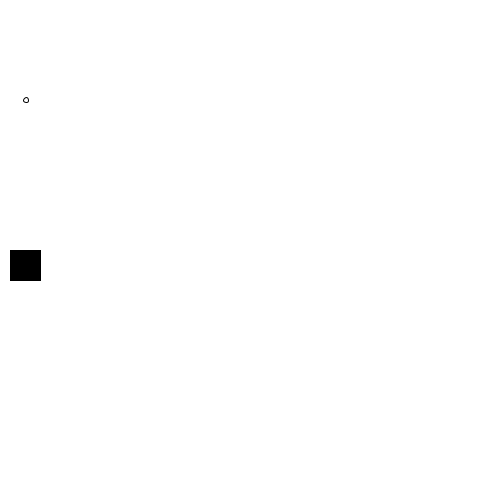
Frame 1 (no input)
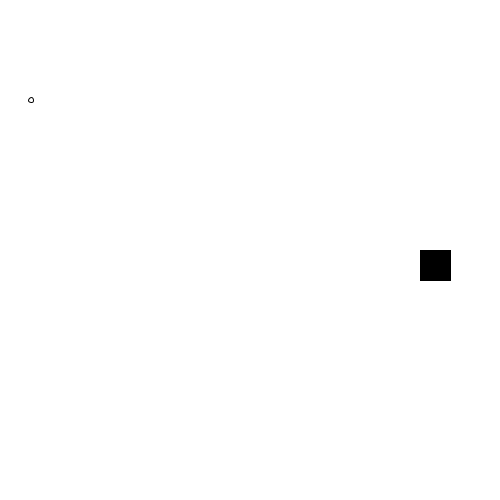
Frame 60 (the mouse pressed at the canvas centre just before this capture)
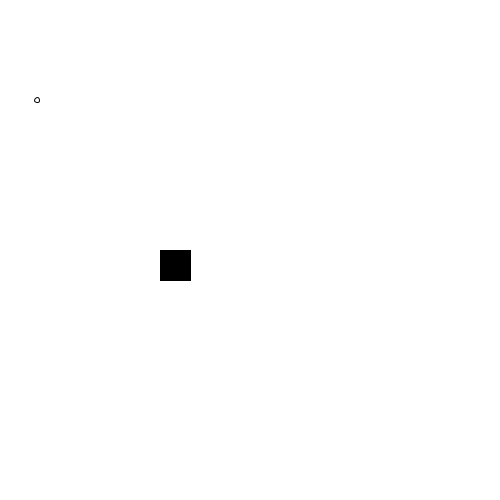
Frame 120 (the mouse held since frame 60 and released just before this capture)

The Processing sketch that drew these frames (run headless with seeded random() and noise(); from frame 60 on, the mouse is pressed at the canvas centre):

// Processing sketch: c_1_writingObjects
// ── c_1_writingObjects.pde
Bubble blagh;
int number = 5;

Square s;

void setup() {
  size(500, 500);
  blagh = new Bubble();

  s = new Square();
}

void draw() {
  background(255);
  blagh.move(); 
  blagh.bounce();
  blagh.display();

  s.bounce();
  s.move();
  s.display();
}



// ── Bubble.pde
class Bubble{
 float x = 25;
 int speed = 1;
 
 void move(){
   x = x+speed;
 }

 void bounce(){
  if(x<25 || x>50){
   speed = speed*-1; 
  }
 }


 void display(){
   fill(255);
   stroke(0);
  ellipse(x,100,5,5);
 } 
  
  
}

// ── Square.pde
class Square {
  
  int x;
  int speed = 10;
  
  void bounce() {
    if (x>width || x<0) {
      speed = speed*-1;
    }
  }

  void move() {
    x+=speed;
  }

  void display() {
    fill(0);
    rect(x, height/2, 30, 30);
  }
}
